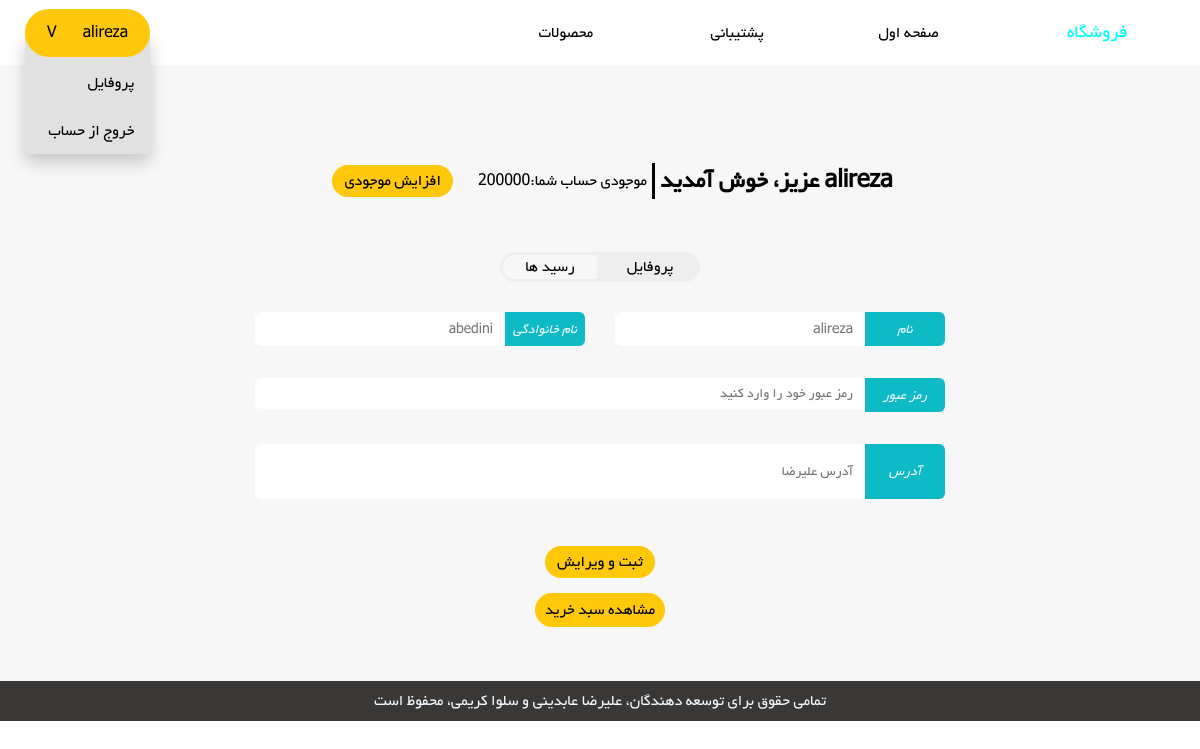
The app's page /user (signed in), older data.
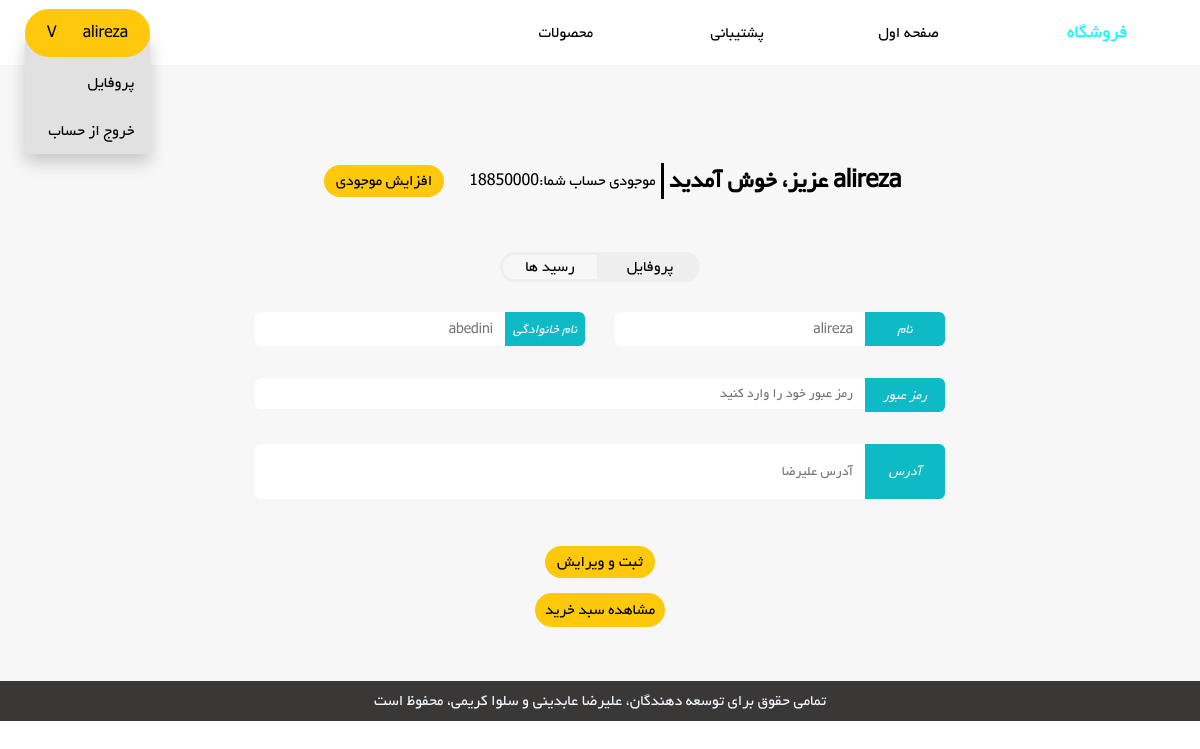
The same page, newer data.
### website/models.py (models this page shows)
class User(db.Model, UserMixin):
    id = db.Column(db.String(100), primary_key=True)
    password = db.Column(db.String(100))
    first_name = db.Column(db.String(100))
    last_name = db.Column(db.String(100))
    address = db.Column(db.String(100))
    charge = db.Column(db.Integer, default = 0)
    receipts = db.relationship('Receipt')
    shop_basket = db.relationship('Basket')

### website/views.py (the view, shortened to what this page needs)
@views.route('/user', methods = ['POST', 'GET'])
@login_required
def user():
    return render_template("user.html",user=current_user)

### website/__init__.py (called while the page is built)
def create_app():
    app = Flask(__name__)
    app.config['SECRET_KEY'] = 'arezzinjast salva ham hast'
    app.config['SQLALCHEMY_DATABASE_URI'] = f'sqlite:///{DB_NAME}'
    db.init_app(app)
    from .views import views
    from .auth import auth
    from .admin import admin
    from .user import user
    app.register_blueprint(views, url_prefix='/')
    app.register_blueprint(auth, url_prefix='/')
    from . import models
    from .models import User
    create_database(app)
    login_manager=LoginManager()
    login_manager.login_view = 'auth.signin'
    login_manager.init_app(app)
    @login_manager.user_loader
    def load_user(id):
        return User.query.get(id)
    app.register_blueprint(admin, url_prefix='/')
    app.register_blueprint(user, url_prefix='/')
    create_database(app)
    create_admin(app=app)
    create_products(app)
    create_users(app)
    return app

### website/templates/user.html (shortened to what this page needs)
<!DOCTYPE html>
<html lang="en">
<head>
    <link rel="stylesheet" href="{{url_for('static', filename='/css/user_style.css')}}">
</head>
<body>
    <div class="grid-container">
        <div class="main">
                <div class="main__menu">
                    <div class="signed-in">
                        <button class="signed-in__btn"><p>V</p><p>{{user.first_name}}</p></button>
                    </div>
                    <div class="main__menu__items">
                        <button onclick="window.location.replace(`${window.location.origin}/main#productt`)">محصولات</button>
                        <button>پشتیبانی</button>
                        <button onclick="window.location.replace(`${window.origin}/main`)">صفحه اول</button>
                        <button class="main__menu__shop">فروشگاه</link>
                    </div>
                </div>
                <div class="main__main">
                    <div class="tab">
                        <div id="profile__header" class="tabcontent">
                            <p class="profile__header__welcome">{{user.first_name}} عزیز، خوش آمدید</p>
                            <p class="profile__header__credit__text">موجودی حساب شما:</p>
                            <p class="profile__header__credit__amount">{{user.charge}}</p>
                            <button id ='increase_credit' class="profile__header__credit__button">افزایش موجودی</button>
                        </div>
                        <div class="tab__buttons">
                            <button class="receipt__button">رسید ها</button>
                            <button class="profile__button">پروفایل</button>
                        </div>
                        <div id="profile__content" class="tabcontent">
                            <div class="profile__content__upper">
                                <div class="profile__name">
                                    <div  class="profile__fname">
                                        <div class="label__div"><i class="profile__fname__label">نام</i></div>
                                        <input type="text" id='fname' class="profile__fname__input" placeholder="{{user.first_name}}">
                                    </div>
                                    <div class="profile__lname">
                                        <div class="label__div"><i class="profile__lname__label">نام خانوادگی</i></div>
                                        <input type="text" id='lname' class="profile__lname__input" placeholder="{{user.last_name}}">
                                    </div>
                                </div>
                                <div class="profile__password">
                                    <div class="label__div"><i class="profile__password__label">رمز عبور</i></div>
                                    <input type="password" id='pass' class="profile__password__input" placeholder="رمز عبور خود را وارد کنید">
                                </div>
                                <div class="profile__address">
                                    <div class="label__div" id="label__div--address"><i class="profile__address__label">آدرس</i></div>
                                    <input type="text" id='address' class="profile__address__input" placeholder="{{user.address}}">
                                </div>
                            </div>
                            <div class="profile__content__lower">
                                <button id='edit' class="profile__button--edit">ثبت و ویرایش</button>
                            </div>
                        </div>
                    </div>
                    <button class="shop_button">مشاهده سبد خرید</button>
                </div>
                <div class="main__footer">
                <p class="main__footer__text">تمامی حقوق برای توسعه دهندگان، علیرضا عابدینی و سلوا کریمی، محفوظ است </p>
                </div>
        </div>
    </div>
</body>
</html>

Row changes from the older to the newer data that the page shows:
changed User "alireza": charge "200000" → "18850000"
